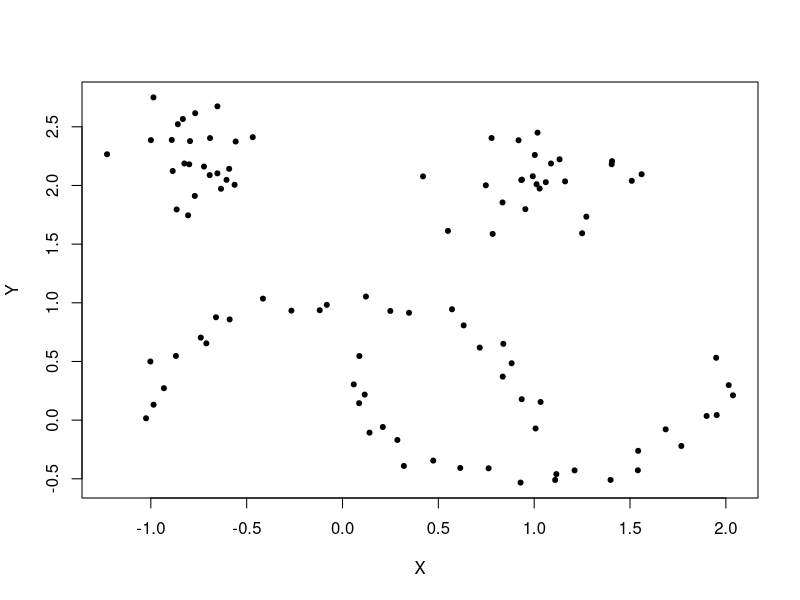
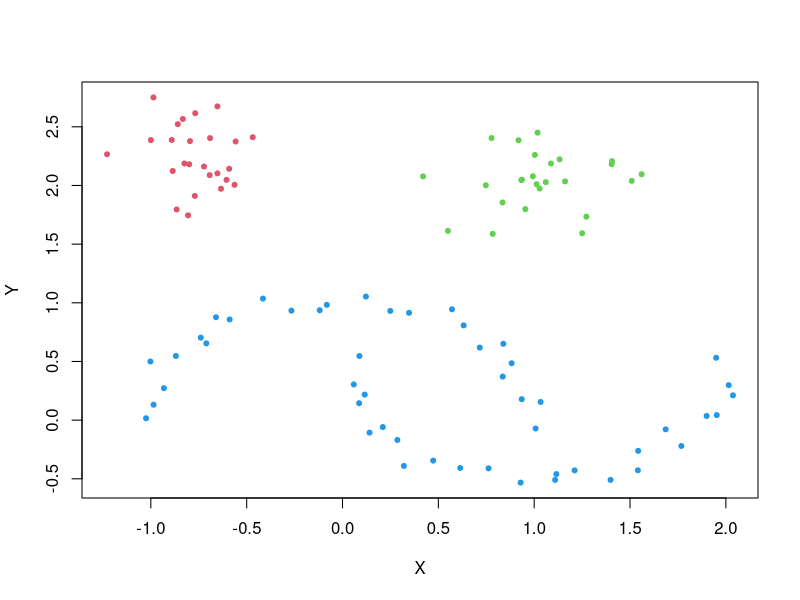
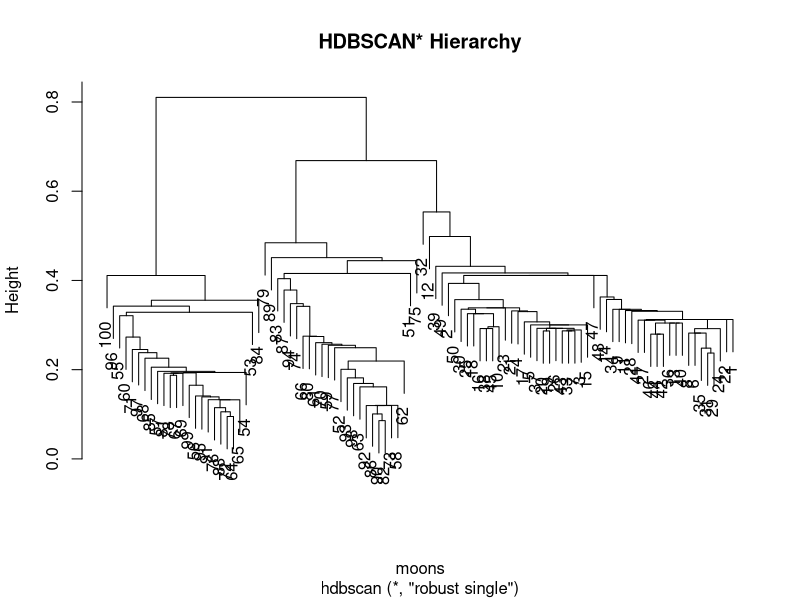

Here is the R script that generated these plots, in order: (Note: this script raises an error after producing the figures.)
## ---- chunk 1
library("dbscan")
data("moons")
plot(moons, pch=20)
## ---- chunk 2
  cl <- hdbscan(moons, minPts = 5)
  cl
## ---- chunk 3
 plot(moons, col=cl$cluster+1, pch=20)

## ---- chunk 4
cl$hc

## ---- chunk 5
plot(cl$hc, main="HDBSCAN* Hierarchy")
## ---- chunk 6
cl <- hdbscan(moons, minPts = 5)
check <- rep(F, nrow(moons)-1)
core_dist <- kNNdist(moons, k=5-1)[,5-1]

## cutree doesn't distinguish noise as 0, so we make a new method to do it manually 
cut_tree <- function(hcl, eps, core_dist){
  cuts <- unname(cutree(hcl, h=eps))
  cuts[which(core_dist > eps)] <- 0 # Use core distance to distinguish noise
  cuts
}

eps_values <- sort(cl$hc$height, decreasing = T)+.Machine$double.eps ## Machine eps for consistency between cuts 
for (i in 1:length(eps_values)) { 
  cut_cl <- cut_tree(cl$hc, eps_values[i], core_dist)
  dbscan_cl <- dbscan(moons, eps = eps_values[i], minPts = 5, borderPoints = F) # DBSCAN* doesn't include border points

  ## Use run length encoding as an ID-independent way to check ordering
  check[i] <- (all.equal(rle(cut_cl)$lengths, rle(dbscan_cl$cluster)$lengths) == "TRUE")
}
print(all(check == T))
## ---- chunk 7
plot(cl)
## ---- chunk 8
 plot(cl, gradient = c("yellow", "orange", "red", "blue"))
## ---- chunk 9
plot(cl, gradient = c("purple", "blue", "green", "yellow"), scale=1.5)
## ---- chunk 10
plot(cl, gradient = c("purple", "blue", "green", "yellow"), show_flat = T)
## ---- chunk 11
print(cl$cluster_scores)

## ---- chunk 12
  head(cl$membership_prob)
## ---- chunk 13
 plot(moons, col=cl$cluster+1, pch=21)
  colors <- mapply(function(col, i) adjustcolor(col, alpha.f = cl$membership_prob[i]), 
                   palette()[cl$cluster+1], seq_along(cl$cluster))
  points(moons, col=colors, pch=20)
## ---- chunk 14
top_outliers <- order(cl$outlier_scores, decreasing = T)[1:10]
  colors <- mapply(function(col, i) adjustcolor(col, alpha.f = cl$outlier_scores[i]), 
                   palette()[cl$cluster+1], seq_along(cl$cluster))
  plot(moons, col=colors, pch=20)
  text(moons[top_outliers, ], labels = top_outliers, pos=3)
## ---- chunk 15
data("DS3")
plot(DS3, pch=20, cex=0.25)
## ---- chunk 16
cl2 <- hdbscan(DS3, minPts = 25)
cl2
## ---- chunk 17
  plot(DS3, col=cl2$cluster+1, 
       pch=ifelse(cl2$cluster == 0, 8, 1), # Mark noise as star
       cex=ifelse(cl2$cluster == 0, 0.5, 0.75), # Decrease size of noise
       xlab=NA, ylab=NA)
  colors <- sapply(1:length(cl2$cluster), 
                   function(i) adjustcolor(palette()[(cl2$cluster+1)[i]], alpha.f = cl2$membership_prob[i]))
  points(DS3, col=colors, pch=20)
## ---- chunk 18
  plot(cl2, scale = 3, gradient = c("purple", "orange", "red"), show_flat = T)
## ---- chunk 19
set.seed(22)
kmeans <- kmeans(x = DS3, centers = 6, nstart=100)

Ds3Cluster <- cbind(DS3, as.data.frame(kmeans$cluster))
Ds3Cluster$`kmeans$cluster` <- as.factor(paste("Cluster ",Ds3Cluster$`kmeans$cluster`))

ggplot()+
  geom_point(data=Ds3Cluster, aes(X,Y,color=`kmeans$cluster`))+
  geom_point(data=DS3Centers, aes(X,Y), size=5, shape=4)
